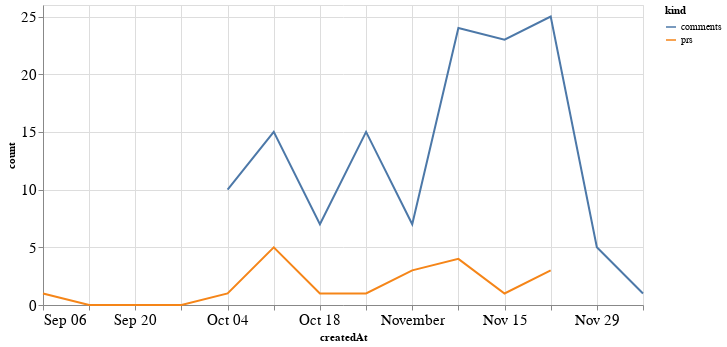

This figure's notebook cell:
### Code cell
alt.Chart(total_time, width=600).mark_line().encode(
    x='createdAt',
    y='count',
    color='kind'
)

### Figure 1 — Vega-Lite specification as saved in the notebook (floating-point values rounded to 4 significant figures)
{"config": {"axisLeft": {"labelFontSize": 15}, "axisBottom": {"labelFontSize": 15}}, "data": {"name": "data-d535fad7970ed41d9031c41d5ad1f3b7"}, "mark": "line", "encoding": {"color": {"type": "nominal", "field": "kind"}, "x": {"type": "temporal", "field": "createdAt"}, "y": {"type": "quantitative", "field": "count"}}, "width": 600, "$schema": "https://vega.github.io/schema/vega-lite/v4.8.1.json", "datasets": {"data-d535fad7970ed41d9031c41d5ad1f3b7": [{"createdAt": "2020-09-06T00:00:00", "kind": "prs", "count": 1.0}, {"createdAt": "2020-09-13T00:00:00", "kind": "prs", "count": 0.0}, {"createdAt": "2020-09-20T00:00:00", "kind": "prs", "count": 0.0}, {"createdAt": "2020-09-27T00:00:00", "kind": "prs", "count": 0.0}, {"createdAt": "2020-10-04T00:00:00", "kind": "prs", "count": 1.0}, {"createdAt": "2020-10-11T00:00:00", "kind": "prs", "count": 5.0}, {"createdAt": "2020-10-18T00:00:00", "kind": "prs", "count": 1.0}, {"createdAt": "2020-10-25T00:00:00", "kind": "prs", "count": 1.0}, {"createdAt": "2020-11-01T00:00:00", "kind": "prs", "count": 3.0}, {"createdAt": "2020-11-08T00:00:00", "kind": "prs", "count": 4.0}, {"createdAt": "2020-11-15T00:00:00", "kind": "prs", "count": 1.0}, {"createdAt": "2020-11-22T00:00:00", "kind": "prs", "count": 3.0}, {"createdAt": "2020-11-29T00:00:00", "kind": "prs", "count": null}, {"createdAt": "2020-12-06T00:00:00", "kind": "prs", "count": null}, {"createdAt": "2020-09-06T00:00:00", "kind": "comments", "count": null}, {"createdAt": "2020-09-13T00:00:00", "kind": "comments", "count": null}, {"createdAt": "2020-09-20T00:00:00", "kind": "comments", "count": null}, {"createdAt": "2020-09-27T00:00:00", "kind": "comments", "count": null}, {"createdAt": "2020-10-04T00:00:00", "kind": "comments", "count": 10.0}, {"createdAt": "2020-10-11T00:00:00", "kind": "comments", "count": 15.0}, {"createdAt": "2020-10-18T00:00:00", "kind": "comments", "count": 7.0}, {"createdAt": "2020-10-25T00:00:00", "kind": "comments", "count": 15.0}, {"createdAt": "2020-11-01T00:00:00", "kind": "comments", "count": 7.0}, {"createdAt": "2020-11-08T00:00:00", "kind": "comments", "count": 24.0}, {"createdAt": "2020-11-15T00:00:00", "kind": "comments", "count": 23.0}, {"createdAt": "2020-11-22T00:00:00", "kind": "comments", "count": 25.0}, {"createdAt": "2020-11-29T00:00:00", "kind": "comments", "count": 5.0}, {"createdAt": "2020-12-06T00:00:00", "kind": "comments", "count": 1.0}]}}
